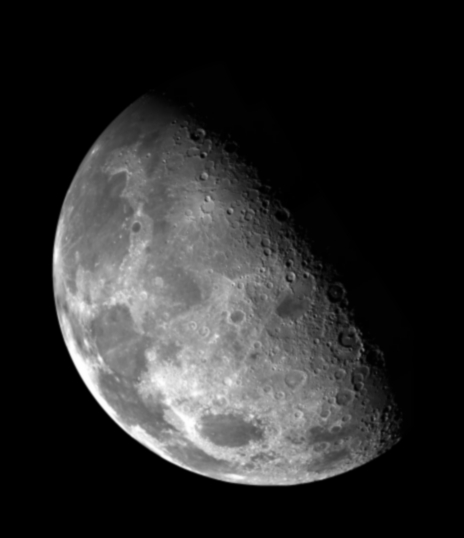
%> input picture MATLAB_machinbevison_hyomeowrk/project 3/project_3_source code/project_3_source code/moon.jpg, 464 x 538 px
$ octave sobel.m   (GNU Octave 9; MATLAB toolbox functions it lacks are replaced by stand-ins)
%> lines starting %> are read from the running program, lines starting %| are printed output that depends on the picture
%reads in requested image
img = imread("moon.jpg");
%> img is the input picture: size 538x464 uint8; min 0, max 255, mean 42.6
%turns the image into a double
img_2 = im2double(img);
%creates the 2 filters needed for sobel
sobel_filter = [-1 -2 1; 0 0 0; 1 2 1];
sobel_filter_2 = [-1 0 1; -2 0 2; -1 0 1];
%applies the two filters onto the orginal image
sobel_img = imfilter(img_2,sobel_filter);
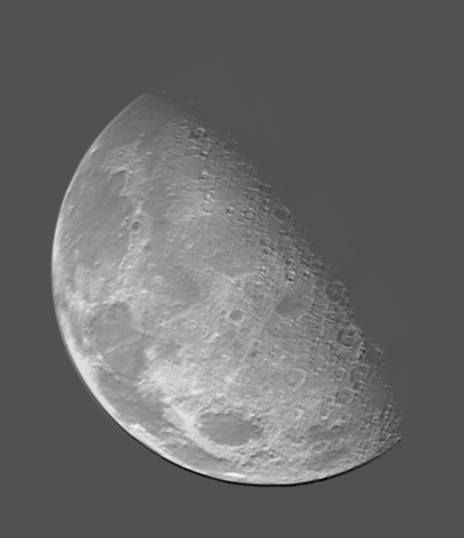
%> sobel_img: size 538x464 double; min -1.15, max 2.46, mean 0.334; drawn with min black and max white
sobel_img_2 = imfilter(img_2,sobel_filter_2);
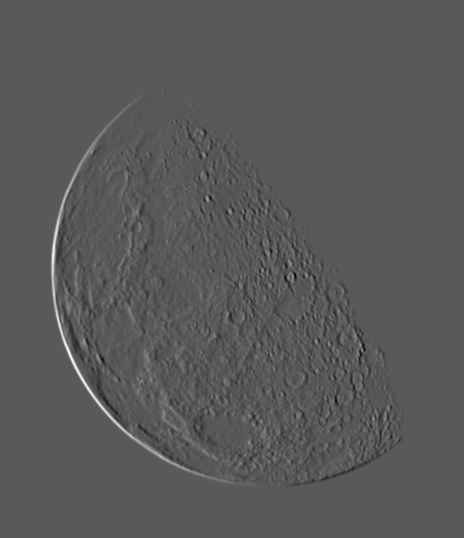
%> sobel_img_2: size 538x464 double; min -1.51, max 2.8, mean 1.14e-19; drawn with min black and max white
%applies the formula for sobels onto the image
sobel_img_3 = sqrt(sobel_img.^2 + sobel_img_2.^2);
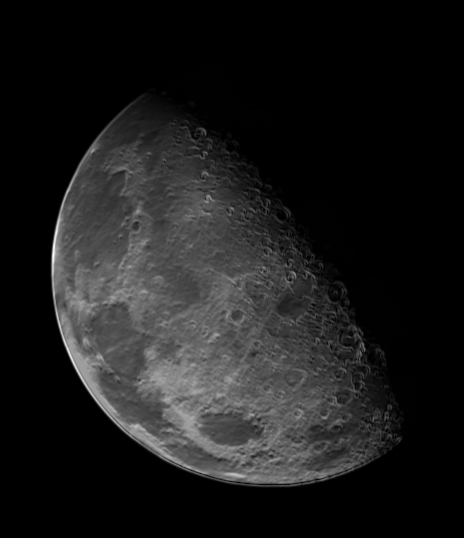
%> sobel_img_3: size 538x464 double; min 0, max 3.2, mean 0.351; drawn with min black and max white
%apply mat2gray to help with coloring issue
sobel_img_3_scale = mat2gray(sobel_img_3);

% creates a new figure to diplay the images
figure
%creats a 2x2 tile to place the images
tiledlayout(2,2)
%display the orginal image in the first tile
nexttile
imshow(img);
title('orginal img');

%display the first part of the sobel filter in the second tile
nexttile
imshow(sobel_img);
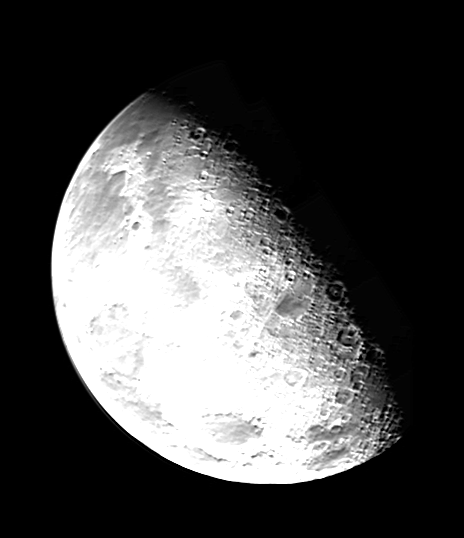
%> displayed picture: size 538x464, on the screen's scale of 0 to 255; min 0, max 255, mean 73.6
title('sobel filter 1');

%display second part of the filter in the third title
nexttile
imshow(sobel_img_2);
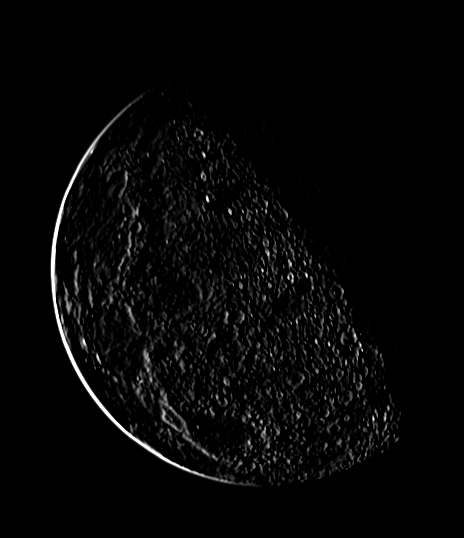
%> displayed picture: size 538x464, on the screen's scale of 0 to 255; min 0, max 255, mean 6.4
title('sobel filter 2');

%display the final image in the fourth tile
nexttile
imshow(sobel_img_3_scale);
title('final image ');
%saves the displayed images
saveas(gcf, 'Sobel.png');
